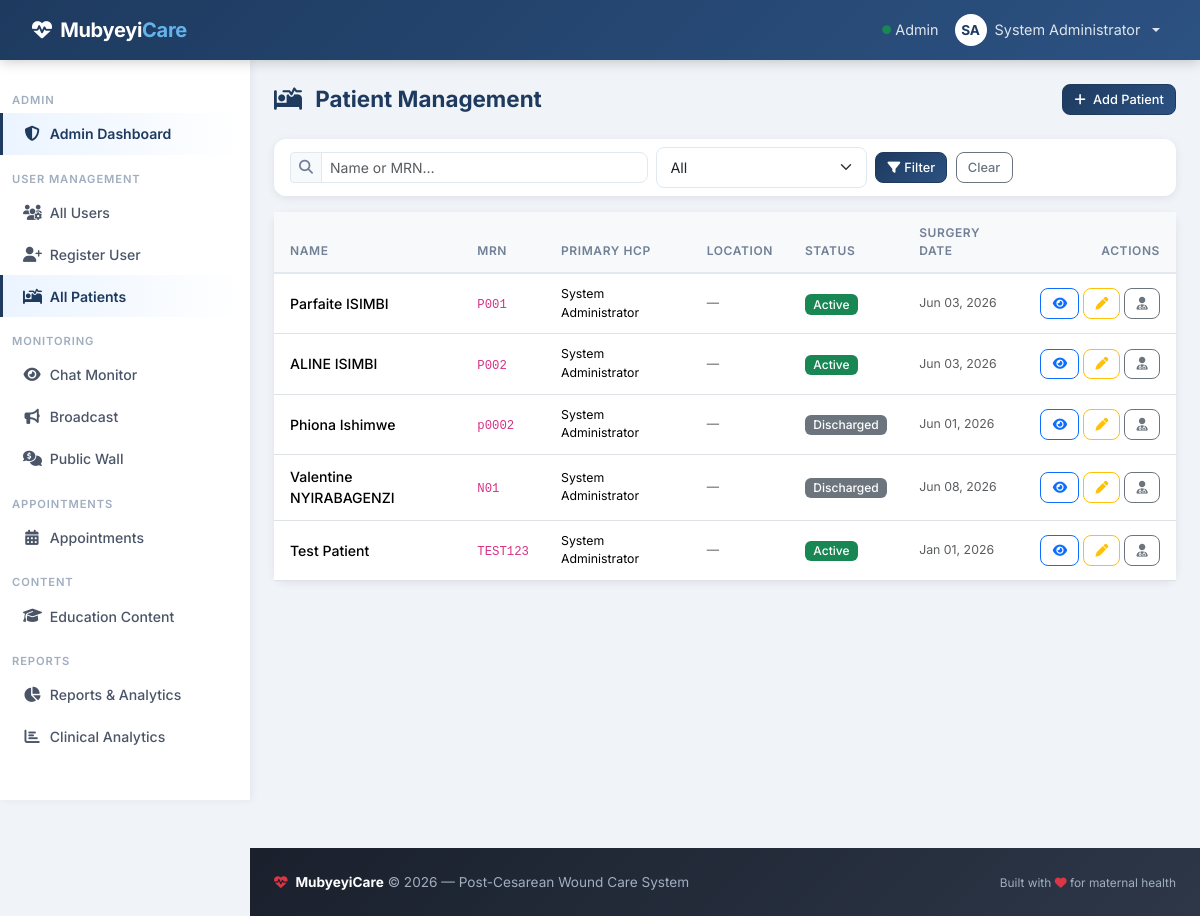
/admin/patients (signed in), run on the app's committed database.
### models.py (models this page shows, shortened)
class User(UserMixin, db.Model):
    id = db.Column(db.Integer, primary_key=True)
    username = db.Column(db.String(80), unique=True, nullable=False)
    email = db.Column(db.String(120), unique=True, nullable=False)
    password_hash = db.Column(db.String(255), nullable=False)
    first_name = db.Column(db.String(100), nullable=False)
    last_name = db.Column(db.String(100), nullable=False)
    role = db.Column(db.Enum(UserRole), default=UserRole.PATIENT, nullable=False)
    phone = db.Column(db.String(20))
    location = db.Column(db.String(200))   # CHW service area (e.g. "Gasabo/Kinyinya")
    is_active = db.Column(db.Boolean, default=True)
    created_at = db.Column(db.DateTime, default=datetime.utcnow)
    patients = db.relationship('Patient', backref='primary_doctor', lazy='dynamic', foreign_keys='Patient.primary_doctor_id')
    follow_ups = db.relationship('FollowUp', backref='created_by', lazy='dynamic')
    sent_messages = db.relationship('Message', backref='sender', lazy='dynamic', foreign_keys='Message.sender_id')
    def get_full_name(self):
        return f"{self.first_name} {self.last_name}"

class Patient(db.Model):
    id = db.Column(db.Integer, primary_key=True)
    mrn = db.Column(db.String(50), unique=True, nullable=False)  # Medical Record Number
    first_name = db.Column(db.String(100), nullable=False)
    last_name = db.Column(db.String(100), nullable=False)
    date_of_birth = db.Column(db.Date, nullable=False)
    gender = db.Column(db.String(10), nullable=False)
    phone = db.Column(db.String(20), nullable=False)
    email = db.Column(db.String(120))
    surgery_date = db.Column(db.Date, nullable=False)
    surgery_type = db.Column(db.String(100))  # e.g., "Primary Cesarean", "VBAC attempt"
    surgeon_name = db.Column(db.String(100))
    incision_type = db.Column(db.String(50))  # e.g., "Pfannenstiel", "Classical"
    location = db.Column(db.String(200))   # e.g. "Gasabo/Kinyinya"
    primary_doctor_id = db.Column(db.Integer, db.ForeignKey('user.id'), nullable=False)
    user_id = db.Column(db.Integer, db.ForeignKey('user.id'))
    admission_date = db.Column(db.DateTime, default=datetime.utcnow)
    discharge_date = db.Column(db.DateTime)
    expected_follow_up_end_date = db.Column(db.Date)
    is_active = db.Column(db.Boolean, default=True)
    created_at = db.Column(db.DateTime, default=datetime.utcnow)
    updated_at = db.Column(db.DateTime, default=datetime.utcnow, onupdate=datetime.utcnow)
    follow_ups = db.relationship('FollowUp', backref='patient', lazy='dynamic', cascade='all, delete-orphan')
    wound_assessments = db.relationship('WoundAssessment', backref='patient', lazy='dynamic', cascade='all, delete-orphan')
    medications = db.relationship('MedicationLog', backref='patient', lazy='dynamic', cascade='all, delete-orphan')
    messages = db.relationship('Message', backref='patient', lazy='dynamic', cascade='all, delete-orphan')
    user = db.relationship('User', backref='patient_profile', foreign_keys=[user_id], uselist=False)
    def get_full_name(self):
        return f"{self.first_name} {self.last_name}"

### routes/admin.py (the view)
@admin_bp.route('/patients')
@login_required
@admin_required
def patients():
    q = request.args.get('q', '').strip()
    status = request.args.get('status', '')
    query = Patient.query
    if q:
        query = query.filter(
            (Patient.first_name.ilike(f'%{q}%')) |
            (Patient.last_name.ilike(f'%{q}%')) |
            (Patient.mrn.ilike(f'%{q}%'))
        )
    if status == 'active':
        query = query.filter_by(is_active=True)
    elif status == 'discharged':
        query = query.filter_by(is_active=False)
    patients = query.order_by(Patient.last_name.asc()).all()
    hcps = User.query.filter(User.role.in_([UserRole.DOCTOR, UserRole.NURSE, UserRole.CHW])).order_by(User.last_name).all()
    return render_template('admin/patients.html', patients=patients, hcps=hcps, q=q, status=status)

### templates/admin/patients.html (shortened to what this page needs)
{% extends "base.html" %}
{% block content %}
<div class="page-header" data-aos="fade-down">
    <h2><i class="fas fa-bed-pulse me-2"></i> Patient Management</h2>
    <a href="{{ url_for('patients.create_patient') }}" class="btn btn-primary btn-sm"><i class="fas fa-plus me-1"></i> Add Patient</a>
</div>
<div class="card mb-3" data-aos="fade-up">
    <div class="card-body py-2">
        <form method="GET" class="row g-2 align-items-center">
            <div class="col-md-5">
                <div class="input-group input-group-sm">
                    <span class="input-group-text"><i class="fas fa-search"></i></span>
                    <input type="text" class="form-control" name="q" value="{{ q }}" placeholder="Name or MRN…">
                </div>
            </div>
            <div class="col-md-3">
                <select class="form-select form-select-sm" name="status">
                    <option value="">All</option>
                </select>
            </div>
            <div class="col-auto">
                <button type="submit" class="btn btn-sm btn-primary"><i class="fas fa-filter me-1"></i>Filter</button>
                <a href="{{ url_for('admin.patients') }}" class="btn btn-sm btn-outline-secondary ms-1">Clear</a>
            </div>
        </form>
    </div>
</div>
<div class="card" data-aos="fade-up">
    <div class="card-body p-0">
        <div class="table-responsive">
            <table class="table table-hover mb-0">
                <thead class="table-light">
                    <tr><th>Name</th><th>MRN</th><th>Primary HCP</th><th>Location</th><th>Status</th><th>Surgery Date</th><th class="text-end">Actions</th></tr>
                </thead>
                <tbody>
                    {% for p in patients %}
                    <tr>
                        <td class="fw-medium">{{ p.get_full_name() }}</td>
                        <td><code>{{ p.mrn }}</code></td>
                        <td class="small">{{ p.primary_doctor.get_full_name() }}</td>
                        <td class="small text-muted">{{ p.location or '—' }}</td>
                        <td><span class="badge bg-{{ 'success' if p.is_active else 'secondary' }}">{{ 'Active' if p.is_active else 'Discharged' }}</span></td>
                        <td class="small text-muted">{{ p.surgery_date.strftime('%b %d, %Y') }}</td>
                        <td class="text-end">
                            <div class="d-flex gap-1 justify-content-end">
                                <a href="{{ url_for('patients.view_patient', patient_id=p.id) }}" class="btn btn-sm btn-outline-primary" title="View"><i class="fas fa-eye"></i></a>
                                <a href="{{ url_for('patients.edit_patient', patient_id=p.id) }}" class="btn btn-sm btn-outline-warning" title="Edit"><i class="fas fa-pen"></i></a>
                                <button class="btn btn-sm btn-outline-secondary" title="Assign HCP"
                                        data-bs-toggle="modal" data-bs-target="#assignModal{{ p.id }}"><i class="fas fa-user-doctor"></i></button>
                            </div>
                        </td>
                    </tr>
                    {% else %}
                    <tr><td colspan="7" class="text-center text-muted py-4">No patients found.</td></tr>
                    {% endfor %}
                </tbody>
            </table>
        </div>
    </div>
</div>
{% endblock %}

### templates/base.html (shortened to what this page needs)
<!DOCTYPE html>
<html lang="en">
<head>
    <link href="https://cdn.jsdelivr.net/npm/bootstrap@5.3.3/dist/css/bootstrap.min.css" rel="stylesheet">
    <link rel="stylesheet" href="https://cdnjs.cloudflare.com/ajax/libs/font-awesome/6.5.0/css/all.min.css">
    <link href="https://unpkg.com/aos@2.3.4/dist/aos.css" rel="stylesheet">
</head>
<body>
<nav class="navbar navbar-dark navbar-expand-lg fixed-top">
    <div class="container-fluid">
        <a class="navbar-brand" href="/">
            <i class="fas fa-heart-pulse me-1"></i> Mubyeyi<span>Care</span>
        </a>
        <div class="collapse navbar-collapse" id="navbarNav">
            <ul class="navbar-nav ms-auto align-items-center">
                {% if current_user.is_authenticated %}
                <li class="nav-item">
                    <span class="nav-link text-white-50 small d-none d-lg-inline">
                        <i class="fas fa-circle text-success" style="font-size:.55rem;vertical-align:middle;"></i>
                        {{ current_user.role.value.capitalize() }}
                    </span>
                </li>
                <li class="nav-item dropdown">
                    <a class="nav-link dropdown-toggle d-flex align-items-center gap-2" href="#"
                       id="userDropdown" role="button" data-bs-toggle="dropdown" aria-expanded="false">
                        <span class="rounded-circle bg-white d-inline-flex align-items-center justify-content-center"
                              style="width:32px;height:32px;color:var(--primary);font-size:.85rem;font-weight:700;">
                            {{ current_user.first_name[0] | upper }}{{ current_user.last_name[0] | upper }}
                        </span>
                        <span class="d-none d-sm-inline">{{ current_user.get_full_name() }}</span>
                    </a>
                </li>
                {% endif %}
            </ul>
        </div>
    </div>
</nav>
{% if current_user.is_authenticated %}
<aside class="sidebar d-none d-lg-flex flex-column">
    <nav class="nav flex-column">
        {% if current_user.role.value in ['patient', 'mother'] %}
        <span class="sidebar-section">My Care</span>
        <a class="nav-link" href="{{ url_for('dashboard.index') }}"><i class="fas fa-house-medical"></i> My Dashboard</a>
        <span class="sidebar-section">Alerts &amp; Appointments</span>
        <a class="nav-link" href="{{ url_for('appointments.my_appointments') }}"><i class="fas fa-calendar-check"></i> My Appointments</a>
        <a class="nav-link" href="{{ url_for('appointments.request_appointment') }}"><i class="fas fa-calendar-plus"></i> Request Appointment</a>
        <span class="sidebar-section">Communication</span>
        <a class="nav-link" href="{{ url_for('chat.patient_self_chat') }}"><i class="fas fa-comments"></i> Chat with Provider</a>
        <a class="nav-link" href="{{ url_for('wall.index') }}"><i class="fas fa-comments-dollar"></i> Public Wall</a>
        <span class="sidebar-section">Wound Care</span>
        <a class="nav-link" href="{{ url_for('dashboard.health_education') }}"><i class="fas fa-book-medical"></i> Wound Care Guide</a>
        {% elif current_user.role.value == 'admin' %}
        <span class="sidebar-section">Admin</span>
        <a class="nav-link" href="{{ url_for('admin.dashboard') }}"><i class="fas fa-shield-halved"></i> Admin Dashboard</a>
        <span class="sidebar-section">User Management</span>
        <a class="nav-link" href="{{ url_for('admin.users') }}"><i class="fas fa-users-gear"></i> All Users</a>
        <a class="nav-link" href="{{ url_for('auth.register') }}"><i class="fas fa-user-plus"></i> Register User</a>
        <a class="nav-link" href="{{ url_for('admin.patients') }}"><i class="fas fa-bed-pulse"></i> All Patients</a>
        <span class="sidebar-section">Monitoring</span>
        <a class="nav-link" href="{{ url_for('admin.chat_monitor') }}"><i class="fas fa-eye"></i> Chat Monitor</a>
        <a class="nav-link" href="{{ url_for('admin.broadcast') }}"><i class="fas fa-bullhorn"></i> Broadcast</a>
        <a class="nav-link" href="{{ url_for('wall.index') }}"><i class="fas fa-comments-dollar"></i> Public Wall</a>
        <span class="sidebar-section">Appointments</span>
        <a class="nav-link" href="{{ url_for('admin.appointments') }}"><i class="fas fa-calendar-days"></i> Appointments</a>
        <span class="sidebar-section">Content</span>
        <a class="nav-link" href="{{ url_for('admin.education') }}"><i class="fas fa-graduation-cap"></i> Education Content</a>
        <span class="sidebar-section">Reports</span>
        <a class="nav-link" href="{{ url_for('admin.reports') }}"><i class="fas fa-chart-pie"></i> Reports &amp; Analytics</a>
        <a class="nav-link" href="{{ url_for('dashboard.analytics') }}"><i class="fas fa-chart-bar"></i> Clinical Analytics</a>
        {% endif %}
    </nav>
</aside>
{% endif %}
<main class="main-content">
    <div class="container-fluid px-4">
        {% block content %}{% endblock %}
    </div>
</main>
<footer class="py-4 mt-5" style="margin-left: var(--sidebar-w);">
    <div class="container-fluid px-4">
        <div class="row align-items-center">
            <div class="col-md-6">
                <p class="mb-0">
                    <i class="fas fa-heart-pulse text-danger me-1"></i>
                    <strong class="text-white">MubyeyiCare</strong> &copy; 2026 &mdash; Post-Cesarean Wound Care System
                </p>
            </div>
            <div class="col-md-6 text-md-end mt-2 mt-md-0">
                <small>Built with <i class="fas fa-heart text-danger"></i> for maternal health</small>
            </div>
        </div>
    </div>
</footer>
</body>
</html>

### data on the page
User: role.value "Admin", first_name "S", last_name "A", get_full_name "System Administrator"
Patient: get_full_name "Parfaite ISIMBI", mrn "P001", primary_doctor.get_full_name "System Administrator", location "—", is_active "Active", surgery_date "Jun 03, 2026"
Patient: get_full_name "ALINE ISIMBI", mrn "P002", primary_doctor.get_full_name "System Administrator", location "—", is_active "Active", surgery_date "Jun 03, 2026"
Patient: get_full_name "Phiona Ishimwe", mrn "p0002", primary_doctor.get_full_name "System Administrator", location "—", is_active "Discharged", surgery_date "Jun 01, 2026"
Patient: get_full_name "Valentine NYIRABAGENZI", mrn "N01", primary_doctor.get_full_name "System Administrator", location "—", is_active "Discharged", surgery_date "Jun 08, 2026"
Patient: get_full_name "Test Patient", mrn "TEST123", primary_doctor.get_full_name "System Administrator", location "—", is_active "Active", surgery_date "Jan 01, 2026"
